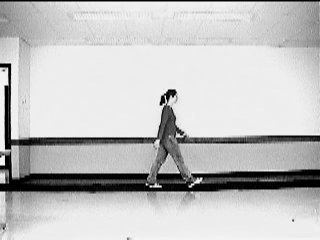
#> input picture HW3/walk.bmp, 320 x 240 px; its folder holds 3 pictures in this run
$ jupyter execute --allow-errors hw3.ipynb
#> lines starting #> are read from the running program, lines starting #| are printed output that depends on the picture; after the words box and inside, x2 and y2 are one past the last pixel; in counts of white or black regions, pixels touching at a corner belong together; long printed decimals are rounded
[cell 1]
#IMPORTS
import numpy as np
import imageio.v2 as imageio
from pathlib import Path
from scipy import ndimage
from skimage.measure import label, regionprops

**Problem 1:** Generate a 3-level Gaussian pyramid (original image is level-0) and the corresponding
Laplacian pyramid of an image (select one from the web, make it grayscale). Use the
formula in the notes to first determine a viable image size (use N=3, and pick NC and
NR), and crop the image (if needed) to test the pyramid code. Use a=0.4 for the
Gaussian mask – use separable masks! Write/use functions for properly reducing and
expanding an image. Write your own interpolation function - do not use
Matlab/Python in-built interpolation functions (e.g., interp2). Lastly, perform a
reconstruction of the original (cropped) image using the Laplacian pyramid. [8 pts]

[cell 2]
def make_gaussian_1d(a=0.4):
    return np.array([0.25 - 0.5*a, 0.25, a, 0.25, 0.25 - 0.5*a], dtype=np.float64)

def pad_reflect_1d(x, r):
    # symmetric reflect including edge pixel:
    # [a b c d], r=2 -> left=[b,a], right=[d,c]
    left  = x[:r][::-1]
    right = x[:-r-1:-1]
    return np.concatenate([left, x, right], axis=0)

def conv1d_along_axis(img, k, axis):
    # Convolve along rows (axis=1) or cols (axis=0) with kernel k (odd length)
    r = len(k)//2
    if axis == 1:
        out = np.zeros_like(img, dtype=np.float64)
        for i in range(img.shape[0]):
            row = pad_reflect_1d(img[i, :], r)
            acc = np.zeros(img.shape[1], dtype=np.float64)
            for t, kv in enumerate(k):
                acc += kv * row[t:t+img.shape[1]]
            out[i, :] = acc
        return out
    else:
        # apply by transposing work to row case
        return conv1d_along_axis(img.T, k, axis=1).T

def gauss_blur_sep(im, w):
    return conv1d_along_axis(conv1d_along_axis(im, w, axis=1), w, axis=0)

def reduce(im, w):
    blurred = gauss_blur_sep(im, w)
    return blurred[::2, ::2]

def upsample_zeros(im, target_shape):
    H, W = target_shape
    out = np.zeros((H, W), dtype=np.float64)
    out[::2, ::2] = im
    return out

def expand(im_small, w, target_shape):
    # zero-insert then low-pass with *scaled* kernel so DC is preserved after upsampling
    up = upsample_zeros(im_small, target_shape)
    w2 = 2.0 * w  # scale factor per 1D pass for correct interpolation energy
    return gauss_blur_sep(up, w2)

def gaussian_pyramid(im0, levels=3, a=0.4):
    w = make_gaussian_1d(a)
    G = [im0]
    for _ in range(levels):
        G.append(reduce(G[-1], w))
    return G, w

def laplacian_pyramid(G, w):
    L = []
    for k in range(len(G)-1):
        Ek = expand(G[k+1], w, G[k].shape)
        L.append(G[k] - Ek)
    return L

def reconstruct_from_laplacian(L, Gtop, w):
    R = Gtop.copy()
    for k in reversed(range(len(L))):
        R = L[k] + expand(R, w, L[k].shape)
    return R

# ---- helpers for cropping to valid size (N=3) ----
def crop_to_valid_size(im, N=3):
    H, W = im.shape
    f = 2**N
    Hc = (H - 1) // f * f + 1
    Wc = (W - 1) // f * f + 1
    return im[:Hc, :Wc]

# [4 lines left out: function rgb2gray_ntsc, not called in this run]

def rescale_for_display(im):
    # For Laplacians: shift/scale to [0,1] for viewing
    m, M = np.min(im), np.max(im)
    return np.zeros_like(im) if M == m else (im - m) / (M - m)

def run_q1(image_path, N=3, a=0.4, save_prefix="q1_"):
    # 1) load + gray
#> called with image_path = 'walk.bmp', N = 3, a = 0.4, save_prefix = 'q1_'
    raw = imageio.imread(image_path)
#> raw is the input picture: shape (240, 320); min 0, max 253, mean 194.6
    if raw.ndim == 3:
        g = rgb2gray_ntsc(raw)
    else:
        g = raw.astype(np.float64) / 255.0

    # 2) crop to valid size R=MR*2^N+1, C=MC*2^N+1
    g = crop_to_valid_size(g, N)
#> in crop_to_valid_size, `return im[:Hc, :Wc]`:
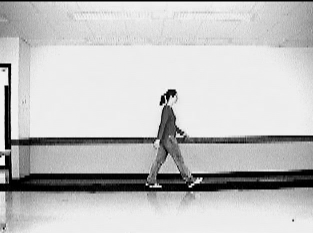
#> returned value: shape (233, 313) float64; min 0, max 0.992, mean 0.76

    # 3) pyramids
    G, w = gaussian_pyramid(g, levels=N, a=a)
#> the loop in gaussian_pyramid, `for _ in range(levels):` made 3 passes
    L = laplacian_pyramid(G, w)
#> the loop in laplacian_pyramid, `for k in range(len(G)-1):` made 3 passes
#> pass 1, in expand, `up = upsample_zeros(im_small, target_shape)`:
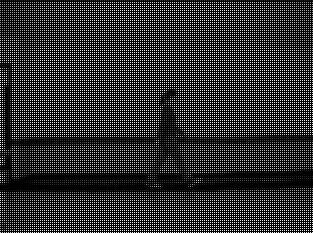
#> up: shape (233, 313) float64; min 0, max 0.956, mean 0.191
#> pass 1, in laplacian_pyramid, `Ek = expand(G[k+1], w, G[k].shape)`:
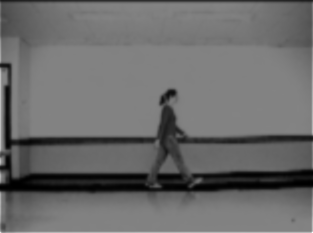
#> Ek: shape (233, 313) float64; min 0.0002, max 1.82, mean 0.765; drawn with min black and max white

    # 4) reconstruction + error
    recon = reconstruct_from_laplacian(L, G[-1], w)
#> the loop in reconstruct_from_laplacian, `for k in reversed(range(len(L))):` made 3 passes
#> k on passes 1, 3: 2, 0
#> pass 2, in reconstruct_from_laplacian, `R = L[k] + expand(R, w, L[k].shape)`:
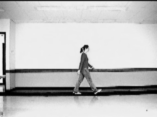
#> R: shape (117, 157) float64; min 0, max 0.956, mean 0.759
    err   = recon - g
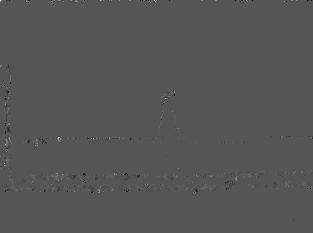
#> err: shape (233, 313) float64; min -1.11e-16, max 2.22e-16, mean 2.48e-20; drawn with min black and max white
    mse   = np.mean(err**2)
    print("Q1: image shape:", g.shape, "levels:", N, "a:", a)
#| Q1: image shape: (233, 313) levels: 3 a: 0.4
    print("Q1: reconstruction MSE =", mse)
#| Q1: reconstruction MSE = 1.808445915913163e-35

    # 5) (optional) save PNGs to visually confirm
    try:
        imageio.imwrite(f"{save_prefix}G0.png", (np.clip(G[0],0,1)*255).astype(np.uint8))
        for i in range(1, len(G)):
            imageio.imwrite(f"{save_prefix}G{i}.png", (np.clip(G[i],0,1)*255).astype(np.uint8))
#> this loop made 3 passes
        for i, Li in enumerate(L):
            Vi = rescale_for_display(Li)
            imageio.imwrite(f"{save_prefix}L{i}.png", (np.clip(Vi,0,1)*255).astype(np.uint8))
#> this loop made 3 passes
#> pass 1, in run_q1, `Vi = rescale_for_display(Li)`:
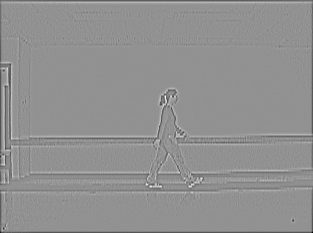
#> Vi: shape (233, 313) float64; min 0, max 1, mean 0.569
#> after the loop:
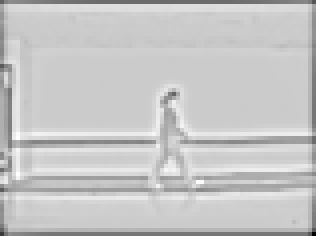
#> Vi: shape (59, 79) float64 (shown 4 times larger); min 0, max 1, mean 0.779
        imageio.imwrite(f"{save_prefix}recon.png", (np.clip(recon,0,1)*255).astype(np.uint8))
        Vi = rescale_for_display(err)
        imageio.imwrite(f"{save_prefix}error.png", (np.clip(Vi,0,1)*255).astype(np.uint8))
    except Exception as e:
        print("Skipping image saves:", e)

    # 6) return for notebook inspection if needed
    return G, L, recon, err, mse

# [7 lines of commented-out code are left out]
G, L, recon, err, mse = run_q1("walk.bmp", N=3, a=0.4, save_prefix="q1_")
w = make_gaussian_1d(0.4); print("w:", w)
print("Cropped shape:", G[0].shape)  # insi
#| Cropped shape: (233, 313)

**Problem 2:** Using the grayscale images (walk.bmp, bg000.bmp) provided on the WWW site,
perform background subtraction 1 (abs diff) to extract the object. Make sure your
image is of type double! Experiment with thresholds and discuss. [2 pts]

[cell 3]
def to_float_gray(img):
    # make sure image is double in [0,1]; if color slips in, convert to gray (NTSC)
    if img.ndim == 3:
        img = 0.299*img[...,0] + 0.587*img[...,1] + 0.114*img[...,2]  # Y channel
    if img.dtype != np.float64:
        img = img.astype(np.float64)
    if img.max() > 1.0:
        img /= 255.0
    return img

def load_pair(obj_path="walk.bmp", bg_path="bg000.bmp"):
    I = to_float_gray(imageio.imread(obj_path))
    R = to_float_gray(imageio.imread(bg_path))
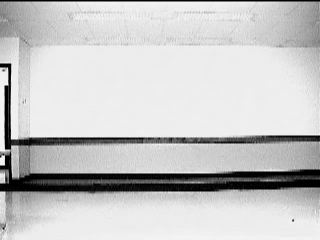
#> input picture HW3/bg000.bmp, 320 x 240 px
    # ensure same size (they should be)
    H = min(I.shape[0], R.shape[0])
    W = min(I.shape[1], R.shape[1])
    return I[:H,:W], R[:H,:W]

def abs_diff_mask(I, R, T):
#> called with T = 0.1
    D = np.abs(I - R)
    return (D > T).astype(np.uint8), D

def otsu_threshold01(D, nbins=256):
    # Otsu on [0,1] difference image
    hist, edges = np.histogram(D.ravel(), bins=nbins, range=(0.0,1.0))
    hist = hist.astype(np.float64)
    p = hist / hist.sum()
    w_cum = np.cumsum(p)
    mu_cum = np.cumsum(p * (edges[:-1] + edges[1:]) / 2.0)  # bin centers
    mu_t = mu_cum[-1]
    # between-class variance for each split
    num = (mu_t * w_cum - mu_cum)**2
    den = w_cum * (1.0 - w_cum)
    sigma_b2 = np.where(den > 0, num/den, 0.0)
    k = np.argmax(sigma_b2)
    # threshold at the boundary after bin k
    return edges[k+1]

def run_q2(obj_path="walk.bmp", bg_path="bg000.bmp", save_prefix="q2_"):
    I, R = load_pair(obj_path, bg_path)
    B_10, D = abs_diff_mask(I, R, 0.10)   # try a few manual T's
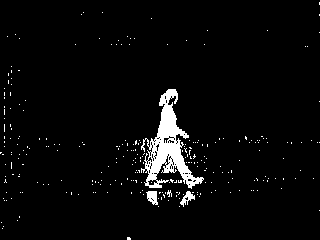
#> B_10: shape (240, 320); values 0 (black) and 1 (white), 3.8% white; 269 white regions (265 under 20 px), largest, box (x1, y1, x2, y2) and area: (141, 89, 204, 189) 2201, (146, 191, 158, 205) 116, (180, 191, 195, 207) 102, (167, 190, 172, 197) 20
    B_15, _ = abs_diff_mask(I, R, 0.15)
#> B_15: shape (240, 320); values 0 (black) and 1 (white), 2.5% white; 66 white regions (62 under 20 px), largest, box (x1, y1, x2, y2) and area: (146, 89, 204, 188) 1681, (145, 181, 162, 188) 61, (147, 191, 157, 199) 51, (185, 191, 193, 200) 35
    B_20, _ = abs_diff_mask(I, R, 0.20)
#> B_20: shape (240, 320); values 0 (black) and 1 (white), 2.2% white; 20 white regions (17 under 20 px), largest, box (x1, y1, x2, y2) and area: (146, 89, 204, 188) 1525, (145, 182, 162, 188) 57, (147, 192, 157, 197) 28
    T_otsu = otsu_threshold01(D)
    B_otsu, _ = abs_diff_mask(I, R, T_otsu)
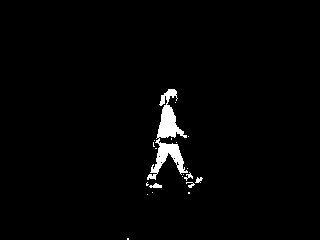
#> B_otsu: shape (240, 320); values 0 (black) and 1 (white), 1.9% white; 20 white regions (15 under 20 px), largest, box (x1, y1, x2, y2) and area: (147, 89, 188, 180) 1279, (149, 183, 162, 188) 42, (184, 172, 193, 181) 31, (195, 177, 203, 183) 29, (186, 182, 195, 188) 26

    print(f"Q2 shapes: I={I.shape}, R={R.shape}  dtype={I.dtype}")
#| Q2 shapes: I=(240, 320), R=(240, 320)  dtype=float64
    print("Manual thresholds: T=0.10 / 0.15 / 0.20")
    print("Otsu threshold on |I-R| :", T_otsu)
#| Otsu threshold on |I-R| : 0.2852
    for name, B in [("T=0.10", B_10), ("T=0.15", B_15), ("T=0.20", B_20), (f"Otsu={T_otsu:.4f}", B_otsu)]:
        fg = int(B.sum())
        print(f"{name:>10}  foreground pixels = {fg}  ({fg / B.size:.3%})")
#> this loop made 4 passes
#> name on passes 1 to 4: 'T=0.10', 'T=0.15', 'T=0.20', 'Otsu=0.2852'
#|     T=0.10  foreground pixels = 2885  (3.757%)
#|     T=0.15  foreground pixels = 1937  (2.522%)
#|     T=0.20  foreground pixels = 1671  (2.176%)
#| Otsu=0.2852  foreground pixels = 1441  (1.876%)

    # save helpful images for the report
    try:
        imageio.imwrite(f"{save_prefix}diff.png", (np.clip(D,0,1)*255).astype(np.uint8))
        imageio.imwrite(f"{save_prefix}mask_T010.png", (B_10*255).astype(np.uint8))
        imageio.imwrite(f"{save_prefix}mask_T015.png", (B_15*255).astype(np.uint8))
        imageio.imwrite(f"{save_prefix}mask_T020.png", (B_20*255).astype(np.uint8))
        imageio.imwrite(f"{save_prefix}mask_otsu.png", (B_otsu*255).astype(np.uint8))
    except Exception as e:
        print("Save skipped:", e)

    return D, {"T=0.10":B_10, "T=0.15":B_15, "T=0.20":B_20, "T_otsu":B_otsu}, T_otsu
run_q2()
